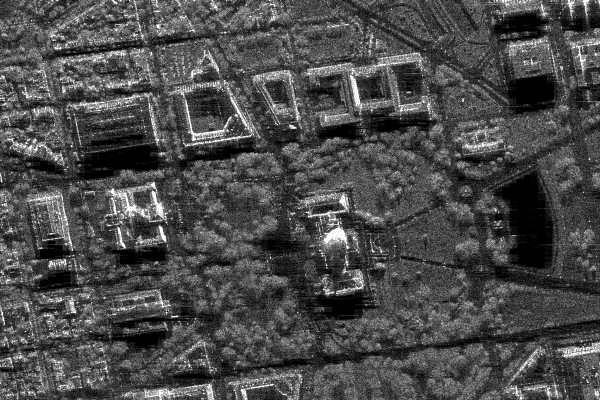
#> input picture images-20260917T190232Z-1-001/images/sar_1_gray.jpg, 600 x 400 px
$ jupyter execute notebook.ipynb
#> lines starting #> are read from the running program, lines starting #| are printed output that depends on the picture; after the words box and inside, x2 and y2 are one past the last pixel; in counts of white or black regions, pixels touching at a corner belong together
[cell 1]
import numpy as np
import cv2
import matplotlib.pyplot as plt
from skimage.metrics import structural_similarity, mean_squared_error

# Загрузите изображение в оттенках серого sar_1_gray.jpg.

[cell 2]
image = cv2.imread("images-20260917T190232Z-1-001/images/sar_1_gray.jpg", cv2.IMREAD_GRAYSCALE)
#> image is the input picture: shape (400, 600); min 0, max 255, mean 74.9

[cell 3]
plt.imshow(image, cmap="gray")

# постройте гистограмму

[cell 4]
histSize = 256
histRange = (0, 256)
accumulate = False

b_hist = cv2.calcHist([image], [0], None, [histSize], histRange, accumulate=accumulate)
#> b_hist = 256 values, max 3786 at index 1, min 40 at index 251, mean 937.5

[cell 5]
plt.plot(b_hist)
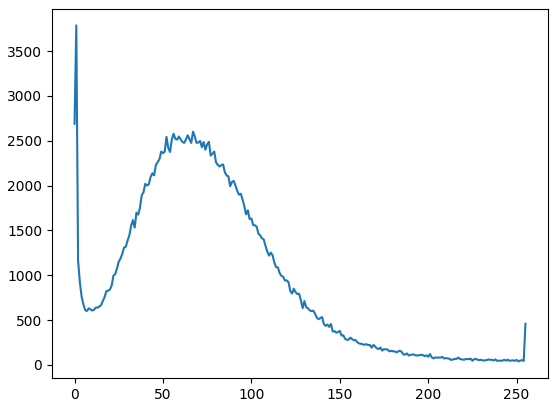
#> figure drawn by matplotlib, 1 panel; curve peaks at x = 1, y = 3786

# Алгоритм гамма коррекции

[cell 6]
def gamma_correction(image, gamma=1.0):
    norma = image / 255
    corrected_norma = np.power(norma, gamma)
    corrected_image = np.uint8(corrected_norma * 255)
    return corrected_image

# MSE, SSIM

[cell 7]
img_light = gamma_correction(image, 0.5)
#> in gamma_correction, `corrected_norma = np.power(norma, gamma)`:
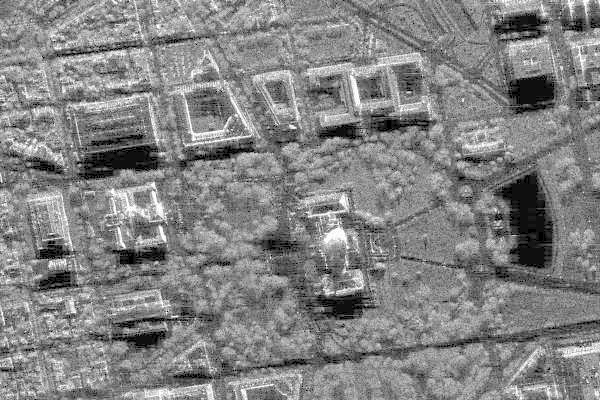
#> corrected_norma: shape (400, 600) float64; min 0, max 1, mean 0.514
img_dark = gamma_correction(image, 2.0)
#> call 2 of gamma_correction, with gamma = 2
#> in gamma_correction (call 2), `corrected_norma = np.power(norma, gamma)`:
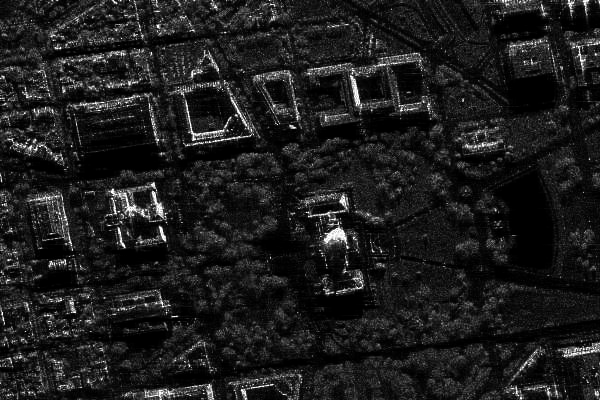
#> corrected_norma: shape (400, 600) float64; min 0, max 1, mean 0.116

[cell 8]
mse_light = mean_squared_error(image, img_light)
#> mse_light = 3250.4
ssim_light = structural_similarity(image, img_light, full=True)
print(f'MSE = {mse_light}, SSIM = {ssim_light}')
#> (printed output is left out)

[cell 9]
mse_dark = mean_squared_error(image, img_dark)
#> mse_dark = 2383.8
ssim_dark = structural_similarity(image, img_dark, full=True)
print(f'MSE = {mse_dark}, SSIM = {ssim_dark}')
#> (printed output is left out)

# сравнение изображеий(гамма коррекция)

[cell 10]
plt.imshow(image, cmap="gray")
plt.axis('off')
plt.title('Стандартное изображение')
plt.show()

plt.imshow(img_light, cmap="gray")
plt.axis('off')
plt.title('Light')
plt.show()

plt.imshow(img_dark, cmap="gray")
plt.axis('off')
plt.title('Dark')
plt.show()

# алгоритм статистической цветокоррекции

[cell 11]
def statistical_color_correction(target, source):
    E_T = np.mean(target)
    D_T = np.std(target)
    E_S = np.mean(source)
    D_S = np.std(source)
    c = E_S + (target.astype(np.float64) - E_T) * (D_S / (D_T + 1e-8))
    c = np.clip(c, 0, 255).astype(np.uint8)
    return c

[cell 12]
eq_gray = cv2.equalizeHist(image)
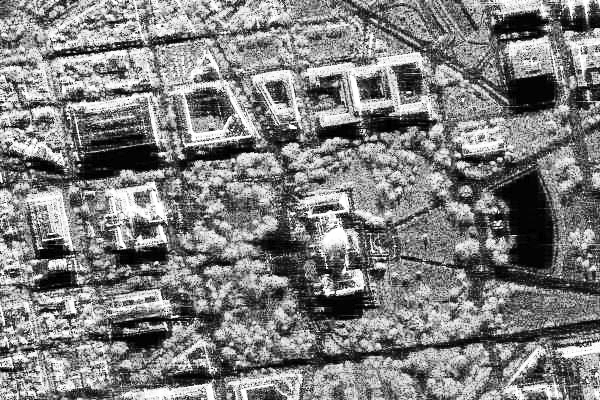
#> eq_gray: shape (400, 600); min 0, max 255, mean 127
img_stat_corrected = statistical_color_correction(image, eq_gray)
#> in statistical_color_correction, `E_T = np.mean(target)`: E_T = 74.94
#> in statistical_color_correction, `D_T = np.std(target)`: D_T = 43.66
#> in statistical_color_correction, `E_S = np.mean(source)`: E_S = 127
#> in statistical_color_correction, `D_S = np.std(source)`: D_S = 74.27
#> in statistical_color_correction, `c = np.clip(c, 0, 255).astype(np.uint8)`:
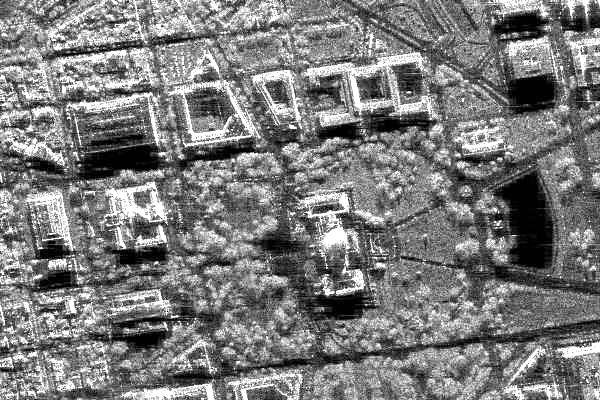
#> c: shape (400, 600); min 0, max 255, mean 123.1

[cell 13]
plt.imshow(img_stat_corrected, cmap="gray")
plt.axis('off')

# Пороговая фильтрация

[cell 14]
threshold_values = [80, 127, 180]
max_val = 255
plt.figure(figsize=(5, 5))
plt.imshow(image, cmap='gray')
plt.title('Original')
plt.axis('off')
plt.show()
for thresh_val in threshold_values:
    _, th_binary     = cv2.threshold(image, thresh_val, max_val, cv2.THRESH_BINARY)
    _, th_binary_inv = cv2.threshold(image, thresh_val, max_val, cv2.THRESH_BINARY_INV)
    _, th_trunc      = cv2.threshold(image, thresh_val, max_val, cv2.THRESH_TRUNC)
    _, th_tozero     = cv2.threshold(image, thresh_val, max_val, cv2.THRESH_TOZERO)
    _, th_tozero_inv = cv2.threshold(image, thresh_val, max_val, cv2.THRESH_TOZERO_INV)
    images = [th_binary, th_binary_inv, th_trunc, th_tozero, th_tozero_inv]
    titles = [f'THRESH_BINARY (val = {thresh_val})', f'THRESH_BINARY_INV (val = {thresh_val})', f'THRESH_TRUNC (val = {thresh_val})', f'THRESH_TOZERO (val = {thresh_val})', f'THRESH_TOZERO_INV (val = {thresh_val})']
    for img, title in zip(images, titles) :
        plt.figure(figsize=(5, 5))
        plt.imshow(img, cmap='gray')
        plt.title(title)
        plt.axis('off')
        plt.show()
#> this loop made 3 passes
#> pass 1, `_, th_binary     = cv2.threshold(image, thresh_val, max_val, cv2.THRES..`:
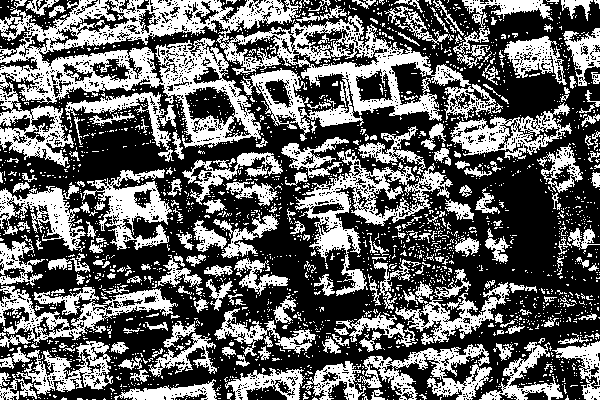
#> th_binary: shape (400, 600); 39.6% white; 2431 white regions (2209 under 20 px), largest, box (x1, y1, x2, y2) and area: (0, 0, 471, 167) 26663, (295, 149, 453, 296) 5160, (0, 286, 178, 348) 3118
#> pass 1, `_, th_trunc      = cv2.threshold(image, thresh_val, max_val, cv2.THRES..`:
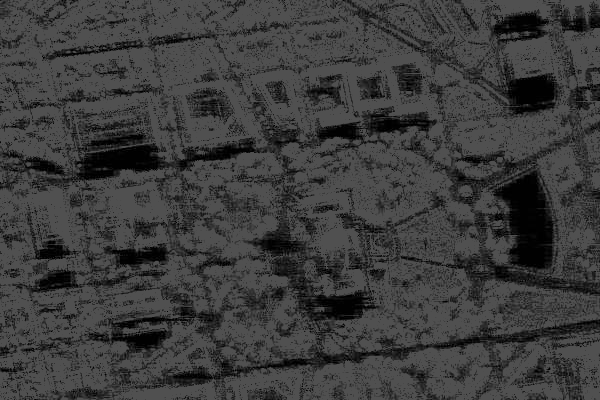
#> th_trunc: shape (400, 600); min 0, max 80, mean 60.5
#> pass 1, `_, th_tozero     = cv2.threshold(image, thresh_val, max_val, cv2.THRES..`:
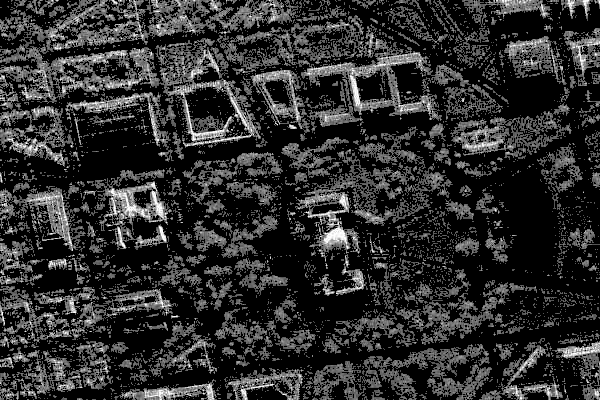
#> th_tozero: shape (400, 600); min 0, max 255, mean 46.1
#> pass 1, `plt.show()`:
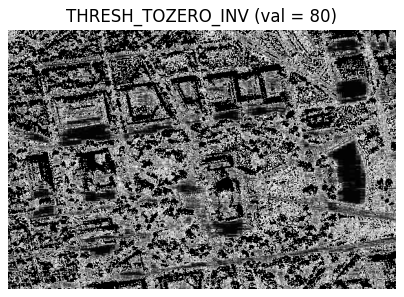
#> figure drawn by matplotlib, 1 panel
#> pass 2, `plt.show()`:
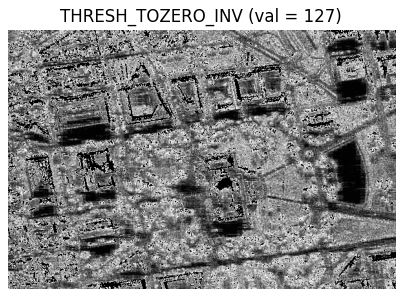
#> figure drawn by matplotlib, 1 panel
